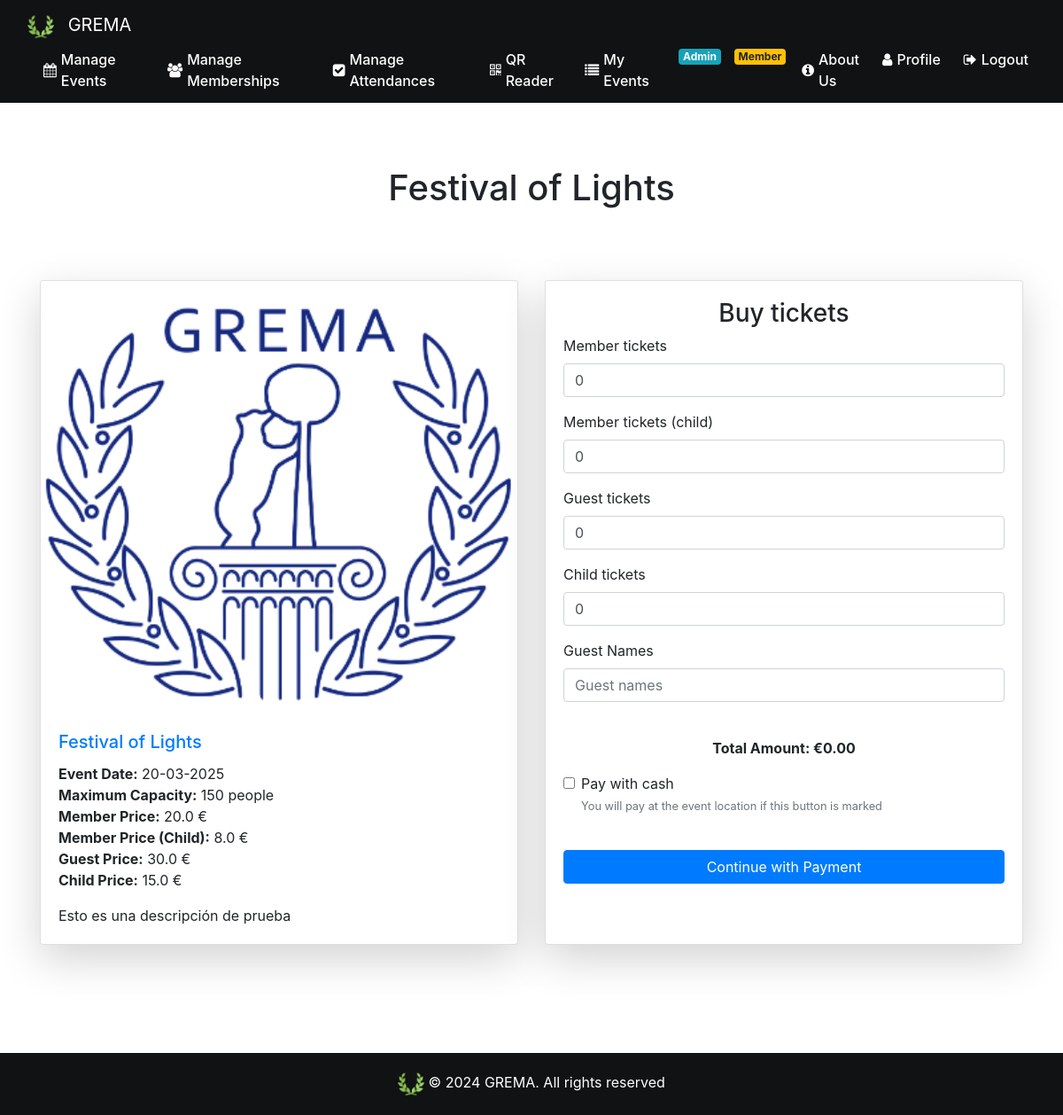
Page /event-attendance/2 (signed in) on the earlier database version.
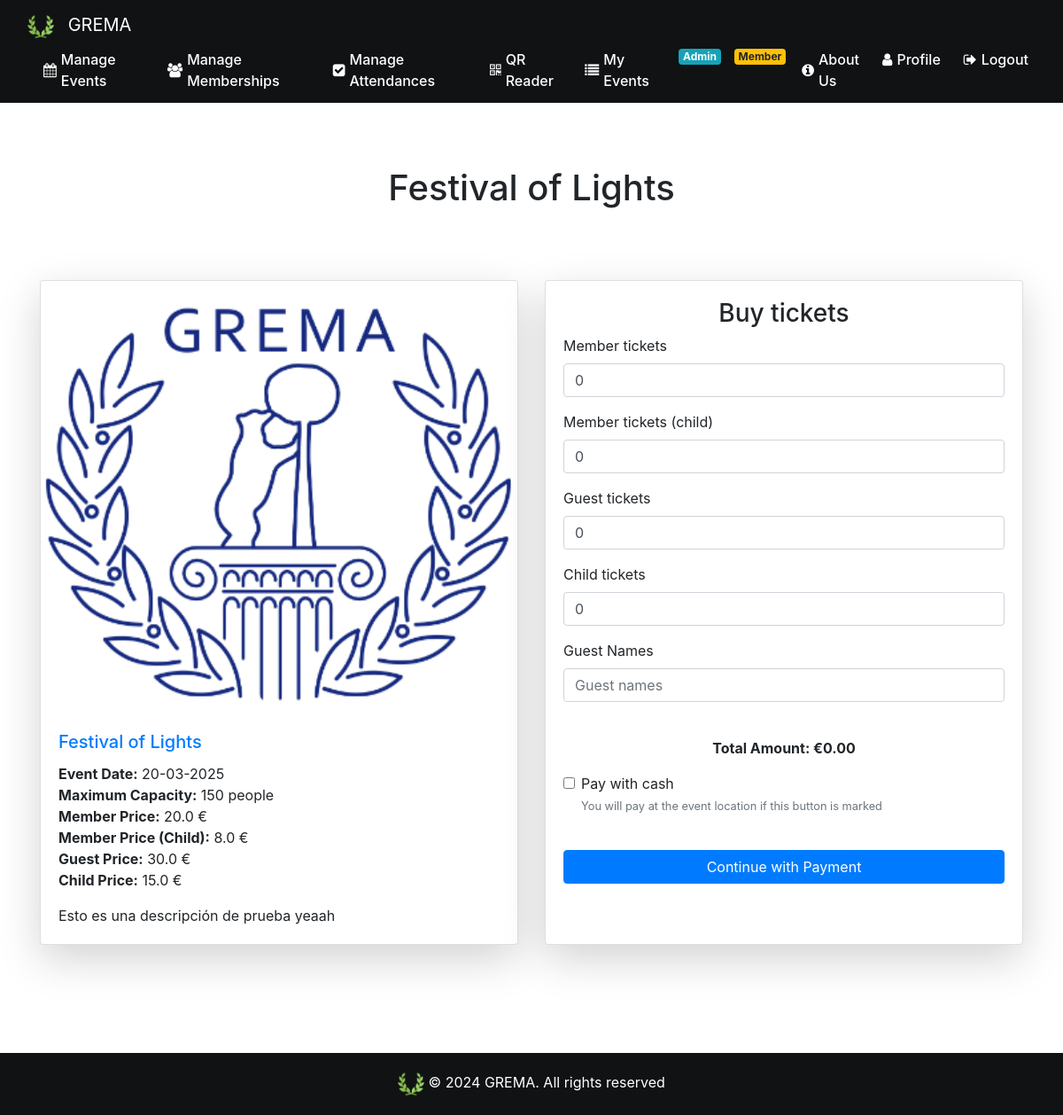
Same page on the later database version.
### website/models.py (models this page shows)
class Event(db.Model):
    id = db.Column(db.Integer, primary_key=True)
    name= db.Column(db.String(80))
    date = db.Column(db.DateTime(timezone=True), default=func.current_date())
    max_guest_num = db.Column(db.Integer)
    member_price=db.Column(db.Float)
    member_child_price=db.Column(db.Float)
    guest_price=db.Column(db.Float)
    child_price=db.Column(db.Float)
    img_url=db.Column(db.String(300))
    description=db.Column(db.String(800))
    admin_id = db.Column(db.Integer, db.ForeignKey('admin.id'))

### website/views.py (the view)
@views.route('/event-attendance/<int:event_id>', methods=['GET', 'POST'])
@login_required
def event_attendance(event_id):
    event = Event.query.get_or_404(event_id)
    user_fee = Fee.query.filter_by(user_fee=current_user.id).first()
    return render_template('event.html', event=event, user=current_user, user_fee=user_fee)

### website/views.py (called while the page is built)
@views.context_processor
def inject_membership():
    if current_user.is_authenticated:
        is_member = Fee.query.filter_by(user_fee=current_user.id, payed=True).first() is not None
    else:
        is_member = False
    return dict(is_member=is_member)

### website/templates/event.html (shortened to what this page needs)
{% extends "base.html" %}
{% block content %}
<br />
<h1 class="text-center mt-5">{{ event.name }}</h1>
<br />
<link rel="stylesheet" href="/static/checkout.css" />
<div class="container py-5">
    <div class="row">
        <div class="col-md-6">
            <div class="card shadow-lg mb-4">
                {% if event.img_url %}
                <img src="{{ event.img_url }}" class="card-img-top" alt="{{ event.name }}">
                {% else %}
                <img src="{{ url_for('static', filename='images/gremaLogo.png') }}" class="card-img-top"
                    alt="{{ event.name }}">
                {% endif %}
                <div class="card-body">
                    <h5 class="card-title">
                        <a href="/event-attendance/{{ event.id }}">{{ event.name }}</a>
                    </h5>
                    <ul class="list-unstyled">
                        <li><strong>Event Date:</strong> {{ event.date.strftime('%d-%m-%Y') }}</li>
                        <li><strong>Maximum Capacity:</strong> {{ event.max_guest_num }} people</li>
                        <li><strong>Member Price:</strong> {{ event.member_price }} €</li>
                        <li><strong>Member Price (Child):</strong> {{ event.member_child_price }} €</li>
                        <li><strong>Guest Price:</strong> {{ event.guest_price }} €</li>
                        <li><strong>Child Price:</strong> {{ event.child_price }} €</li>
                    </ul>
                    <p class="card-text">{{ event.description }}</p>
                </div>
            </div>
        </div>
        <div class="col-md-6">
            <div class="card shadow-lg mb-4">
                <div class="card-body">
                    <form id="payment-form" method="POST" class="border-0">
                        <div id="formulario_a_ocultar">
                            <h3 class="text-center">Buy tickets</h3>
                            {% if user_fee %}
                            <div class="form-group">
                                <label for="number_member_tickets">Member tickets</label>
                                <input type="number" class="form-control" id="number_member_tickets"
                                    name="number_member_tickets" placeholder="Member tickets" min="0" value="0" />
                            </div>
                            <div class="form-group">
                                <label for="number_child_member_tickets">Member tickets (child)</label>
                                <input type="number" class="form-control" id="number_child_member_tickets"
                                    name="number_child_member_tickets" placeholder="Member tickets (child)" min="0"
                                    value="0" />
                            </div>
                            {% endif %}
                            <div class="form-group">
                                <label for="number_guest_tickets">Guest tickets</label>
                                <input type="number" class="form-control" id="number_guest_tickets"
                                    name="number_guest_tickets" placeholder="Guest tickets" min="0" value="0" />
                            </div>
                            <div class="form-group">
                                <label for="number_child_tickets">Child tickets</label>
                                <input type="number" class="form-control" id="number_child_tickets"
                                    name="number_child_tickets" placeholder="Child tickets" min="0" value="0" />
                            </div>
                            <div class="form-group">
                                <label for="guests_names">Guest Names</label>
                                <input type="text" class="form-control" id="guests_names" name="guests_names"
                                    placeholder="Guest names" />
                            </div>
                            <div class="form-group">
                                <p id="totalAmountDisplay" class="font-weight-bold text-center"></p>
                            </div>
                            <div class="form-group form-check">
                                <input type="checkbox" class="form-check-input" id="pay_cash" name="pay_cash">
                                <label class="form-check-label" for="pay_cash">Pay with cash</label>
                                <small class="form-text text-muted">You will pay at the event location if this button is
                                    marked</small>
                            </div>
                            <br>
                            <button id="continue-btn" class="btn btn-primary btn-block">Continue with Payment</button>
                        </div>
                        <br /><br />
                    </form>
                </div>
            </div>
        </div>
    </div>
</div>
{% endblock %}

### website/templates/base.html (shortened to what this page needs)
<!DOCTYPE html>
<html lang="en">
<head>
  <link rel="stylesheet" href="/static/base.css">
  <link rel="stylesheet" href="https://stackpath.bootstrapcdn.com/bootstrap/4.4.1/css/bootstrap.min.css"
 />
  <link rel="stylesheet" href="https://stackpath.bootstrapcdn.com/font-awesome/4.7.0/css/font-awesome.min.css"
 />
</head>
<body>
  <nav class="navbar navbar-expand-md navbar-dark navbar-custom">
    <div class="container-wide">
      <a class="navbar-brand" href="/"><img src="{{ url_for('static', filename='images/greek_laurel.png') }}"
          alt="GREMA"> GREMA</a>
      <div class="collapse navbar-collapse" id="navbar">
        <ul class="navbar-nav">
          {% if user.is_authenticated %}
          {% if user.is_admin %}
          <li class="nav-item">
            <a class="nav-link" href="/"><i class="fa fa-calendar" aria-hidden="true"></i> Manage Events</a>
          </li>
          <li class="nav-item">
            <a class="nav-link" href="/manage_memberships"><i class="fa fa-users" aria-hidden="true"></i> Manage
              Memberships</a>
          </li>
          <li class="nav-item">
            <a class="nav-link" href="/manage_event_attendances"><i class="fa fa-check-square" aria-hidden="true"></i>
              Manage Attendances</a>
          </li>
          <li class="nav-item">
            <a class="nav-link" href="/qr_reader"><i class="fa fa-qrcode" aria-hidden="true"></i> QR Reader</a>
          </li>
          {% else %}
          <li class="nav-item">
            <a class="nav-link" href="/"><i class="fa fa-calendar" aria-hidden="true"></i> Incoming Events</a>
          </li>
          {% endif %}
          <li class="nav-item">
            <a class="nav-link" href="/my_events"><i class="fa fa-list" aria-hidden="true"></i> My Events</a>
          </li>
          {% endif %}
        </ul>
        {% if user.is_authenticated %}
        <ul class="navbar-nav ml-auto">
          {% if user.is_admin %}
          <li class="nav-item">
            <span class="badge badge-info">Admin</span>
          </li>
          {% endif %}
          {% if not is_member %}
          <li class="nav-item">
            <a class="btn btn-warning nav-link rounded-pill font-weight-bold" id="becomeMember" href="/become_member"><i
                class="fa fa-star" aria-hidden="true"></i> Become Member!</a>
          </li>
          {% else %}
          <li class="nav-item">
            <span class="badge badge-warning">Member</span>
          </li>
          {% endif %}
          <li class="nav-item">
            <a class="nav-link" href="/about_us"><i class="fa fa-info-circle" aria-hidden="true"></i> About Us</a>
          </li>
          <li class="nav-item">
            <a class="nav-link" href="/profile"><i class="fa fa-user" aria-hidden="true"></i> Profile</a>
          </li>
          <li class="nav-item">
            <a class="nav-link" href="/logout"><i class="fa fa-sign-out" aria-hidden="true"></i> Logout</a>
          </li>
        </ul>
        {% endif %}
      </div>
    </div>
  </nav>
  <div class="w-100">{% block content %}{% endblock %}</div>
  <br><br><br><br><br>
  <footer class="footer mt-auto py-3">
    <div class="container text-center">
      <img src="/static/images/greek_laurel.png" alt="Laurel" style="max-height: 30px;" />
      <span>&copy; 2024 GREMA. All rights reserved
    </div>
  </footer>
</body>
</html>

### website/static/base.css (style rules this page uses)
html { position: relative; min-height: 100%; }
body { margin-bottom: 100px; margin: 0; padding: 0; }
.footer { position: absolute; bottom: 0; width: 100%; height: 70px; background-color: #141618; display: flex; align-items: center; justify-content: space-between; padding: 0 30px; box-sizing: border-box; }
.footer img { max-height: 35px; max-width: 100%; vertical-align: middle; align-items: center; }
.navbar-custom { background-color: #101213; padding: 10px 0; }
.navbar-brand { display: flex; align-items: center; }
.navbar-brand img { max-height: 30px; margin-right: 10px; }
.navbar-nav .nav-item { margin-left: 10px; }
.navbar-nav .nav-link { color: #ffffff !important; font-weight: 500; display: flex; align-items: center; padding: 5px 10px; }
.navbar-nav .nav-link .fa { margin-right: 5px; }
.navbar-collapse { justify-content: space-between; }
.navbar-nav.ml-auto { margin-left: auto !important; }
.container-wide { max-width: 1340px; width: 100%; padding-left: 15px; padding-right: 15px; margin-left: auto; margin-right: auto; }
.badge { margin-left: 5px; padding: 5px 10px; font-size: 90%; }
.footer { background-color: #101213; color: white; padding: 20px 0; }
.footer img { max-height: 30px; }

Differences in the rows shown:
changed Event "Festival of Lights": description "Esto es una descripción de prueba" → "Esto es una descripción de prueba yeaah"
